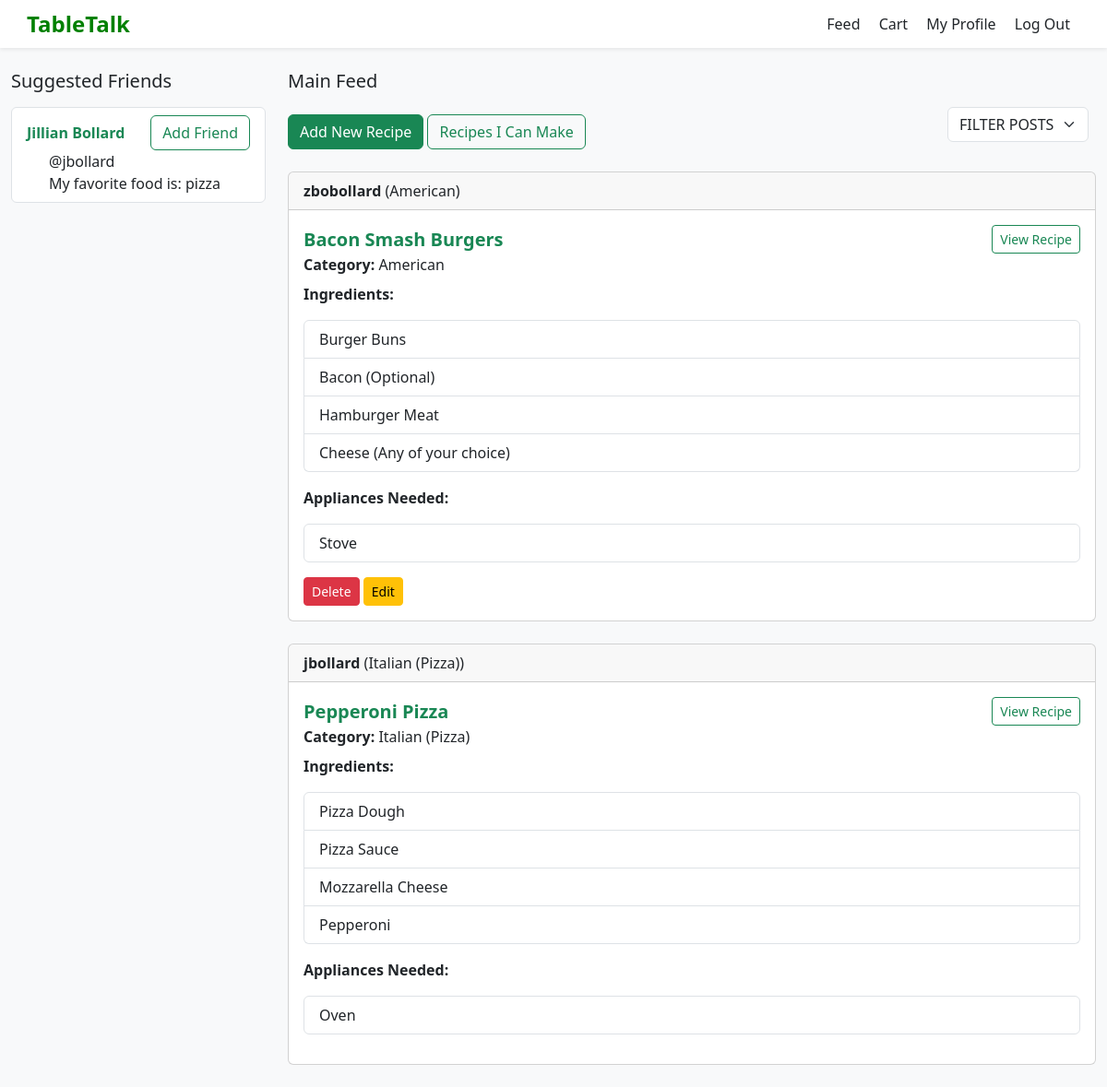
Screenshot of /show_feed (signed in) with the database file from the repository.
### tables this page shows
CREATE TABLE users (
    id INTEGER PRIMARY KEY AUTOINCREMENT,
    username TEXT NOT NULL UNIQUE,
    password TEXT NOT NULL,
    first_name TEXT NOT NULL,
    last_name TEXT NOT NULL,
    favorite_food TEXT NOT NULL,
    cart TEXT,
    following TEXT
);

CREATE TABLE posts
(
    id INTEGER PRIMARY KEY AUTOINCREMENT,
    user_id INTEGER NOT NULL,
    title TEXT NOT NULL,
    category TEXT,
    steps TEXT,
    ingredients TEXT,
    appliances TEXT,
    username TEXT,
    FOREIGN KEY (user_id) REFERENCES users(id)
);

### app.py (the view)
@app.route('/show_feed', methods=['GET', 'POST'])
def show_feed():
    if 'username' in session:
        db = get_db()
        username = session['username']
        user_row = db.execute('SELECT id FROM users WHERE username = ?',
                              (username,)).fetchone()
        if not user_row:
            flash("User not found in database", "error")
            return redirect(url_for('login'))
        user_id = user_row['id']
        feed = db.execute('SELECT * FROM posts ORDER BY id DESC').fetchall()
        friends = db.execute('SELECT first_name, last_name, username, favorite_food FROM users WHERE id != ? ORDER BY id DESC',
                             (user_id,)).fetchall()
        return render_template('main_feed.html', posts=feed, suggested_friends=friends)
    else:
        flash("Please log in to view the feed", "error")
        return render_template('login.html')

### app.py (called while the page is built)
def connect_db():
    rv = sqlite3.connect(app.config['DATABASE'])
    rv.row_factory = sqlite3.Row
    return rv

def get_db():
    if not hasattr(g, 'sqlite_db'):
        g.sqlite_db = connect_db()
    return g.sqlite_db

### templates/main_feed.html (shortened to what this page needs)
{% extends "layout.html" %}
{% block content %}
<div class="container-fluid mt-4">
  <div class="row">
    <div class="col-md-3">
      <h5 class="mb-3">Suggested Friends</h5>
      <ul class="list-group">
          {% for friend in suggested_friends %}
              <div class="list-group-item">
                <div class="d-flex justify-content-between align-items-center">
                  <a href="{{ url_for('show_user_profile', username=friend.username) }}" class="text-success text-decoration-none">
                    <strong>{{ friend.first_name }} {{ friend.last_name }}</strong>
                  </a>
                  <button class="btn btn-outline-success">Add Friend</button>
                </div>
                <div class="ms-4" style="text-align: left">@{{ friend.username }}</div>
                <div class="ms-4"style="text-align: left">My favorite food is: {{ friend.favorite_food }}</div>
              </div>
          {% endfor %}
      </ul>
    </div>
    <div class="col-md-9">
      <h5 class="mb-3">Main Feed</h5>
      <div class="d-flex justify-content-between align-items-center mb-3">
        <div>
          <button type="button" class="btn btn-success" data-bs-toggle="modal" data-bs-target="#recipeModal">
            Add New Recipe
          </button>
          <a href="{{ url_for('filter_by_appliances') }}" class="btn btn-outline-success">
            Recipes I Can Make
          </a>
        </div>
        <form method="get" action="{{ url_for('filter_posts') }}" class="d-flex align-items-center mb-3">
          <select name="filter_category" class="form-select w-auto me-2" data-role="filter">
            <option value="FILTER POSTS" {% if selected_category == 'FILTER POSTS' or not selected_category %}selected{% endif %}>FILTER POSTS</option>
          </select>
        </form>
      </div>
      {% for post in posts %}
      <div class="card mb-4">
        <div class="card-header">
          <strong>{{ post.username }}</strong> ({{ post.category }})
        </div>
        <div class="card-body">
          <div class="d-flex justify-content-between align-items-center">
              <h5 class="card-title text-success fw-bold mb-0">{{ post.title }}</h5>
              <a href="{{ url_for('view_recipe', recipe_id=post.id) }}" class="btn btn-outline-success btn-sm">View Recipe</a>
          </div>
          <div class="mb-2"><strong>Category:</strong> {{ post.category }}</div>
          <p><strong>Ingredients:</strong></p>
          <ul class="list-group mb-3">
            {% for ingredient in post.ingredients.split('\n') %}
            <li class="list-group-item">{{ ingredient }}</li>
            {% endfor %}
          </ul>
          <p><strong>Appliances Needed:</strong></p>
            <ul class="list-group mb-3">
              {% for appliance in post.appliances.split(',') %}
                <li class="list-group-item">{{ appliance.strip() }}</li>
              {% endfor %}
            </ul>
          {% if post.username == session['username'] %}
          <div class="mt-2">
            <form method="POST" action="{{ url_for('delete_post', post_id=post.id) }}" style="display:inline;">
              <button type="submit" class="btn btn-danger btn-sm">Delete</button>
            </form>
            <button type="button"
                    class="btn btn-warning btn-sm"
                    data-bs-toggle="modal"
                    data-bs-target="#editModal"
                    data-id="{{ post.id }}"
                    data-title="{{ post.title }}"
                    data-category="{{ post.category }}"
                    data-ingredients="{{ post.ingredients | escape }}"
                    data-steps="{{ post.steps | escape }}"
                    data-appliances="{{ post.appliances | escape }}">
              Edit</button>
          </div>
          {% endif %}
        </div>
      </div>
      {% endfor %}
    </div>
  </div>
</div>
{% endblock %}

### templates/layout.html (style rules this page uses)
body { background-color: #f8f9fa; }

### rows the page displays
users: first_name "Jillian", last_name "Bollard", username "jbollard", favorite_food "pizza"
posts: username "zbobollard", category "American", title "Bacon Smash Burgers", ingredient "Burger Buns" "Bacon (Optional)" "Hamburger Meat" "Cheese (Any of your choice)", strip "Stove"
posts: username "jbollard", category "Italian (Pizza)", title "Pepperoni Pizza", ingredient "Pizza Dough" "Pizza Sauce" "Mozzarella Cheese" "Pepperoni", strip "Oven"
